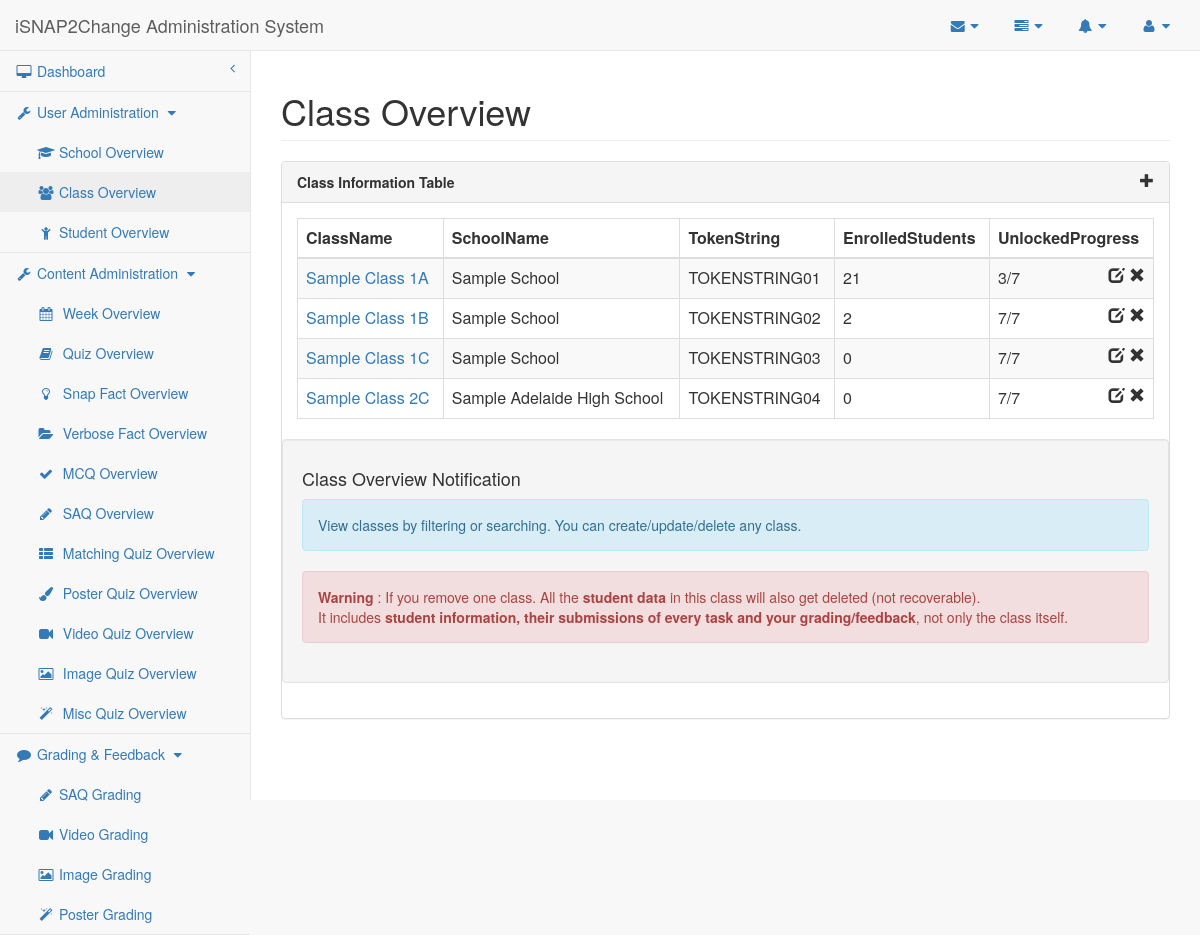
The page /researcher/class.php?schoolID=2 on the database its author committed.
### tables this page shows
CREATE TABLE IF NOT EXISTS `Class` (
    ClassID MEDIUMINT AUTO_INCREMENT,
    ClassName VARCHAR(190) NOT NULL UNIQUE,
    SchoolID MEDIUMINT NOT NULL,
    TokenString VARCHAR(100) NOT NULL UNIQUE,
     
    UnlockedProgress MEDIUMINT NOT NULL DEFAULT 10,
    CONSTRAINT Class_ClassID_PK PRIMARY KEY (ClassID),
    CONSTRAINT Class_SchoolID_FK FOREIGN KEY (SchoolID)
        REFERENCES School (SchoolID)
        ON DELETE CASCADE ON UPDATE CASCADE
);

CREATE TABLE IF NOT EXISTS `School` (
    SchoolID MEDIUMINT AUTO_INCREMENT,
    SchoolName VARCHAR(190) UNIQUE,
    CONSTRAINT School_SchoolID_PK PRIMARY KEY (SchoolID)
);

### mysql-lib.php (called while the page is built, shortened)
<?php
function getClasses(PDO $conn)
{
    return getRecords($conn, "Class", array("School"));
}
function getStudentNum(PDO $conn)
{
    $studentNumSql = "SELECT count(*) AS Count, ClassID
                   FROM   Student NATURAL JOIN Class
                   GROUP BY ClassID";
    $studentNumQuery = $conn->prepare($studentNumSql);
    $studentNumQuery->execute();
    $studentNumResult = $studentNumQuery->fetchAll(PDO::FETCH_OBJ);
    return $studentNumResult;
}
function getMaxWeek(PDO $conn)
{
    $weekSql = "SELECT MAX(Week) AS WeekNum FROM Quiz";
    $weekQuery = $conn->prepare($weekSql);
    $weekQuery->execute();
    $weekResult = $weekQuery->fetch(PDO::FETCH_OBJ);
    return $weekResult;
}
function getRecords(PDO $conn, $tableName, array $joinTables = null)
{
    $tableSql = "SELECT * FROM " . $tableName;
    if ($joinTables != null) {
        foreach ($joinTables as $joinTable) {
            $tableSql .= " NATURAL JOIN " . $joinTable;
        }
    }
    $tableQuery = $conn->prepare($tableSql);
    $tableQuery->execute();
    $tableResult = $tableQuery->fetchAll(PDO::FETCH_OBJ);
    return $tableResult;
}
?>

### researcher/class.php (the view, shortened to what this page needs)
<?php
require_once("../mysql-lib.php");
require_once("researcher-lib.php");
try {
    $conn = db_connect();
} catch (Exception $e) {
    debug_err($e);
}
try {
    $weekResult = getMaxWeek($conn);
    $classResult = getClasses($conn);
    $studentNumResult = getStudentNum($conn);
} catch (Exception $e) {
    debug_err($e);
}
?>
<!DOCTYPE html>
<html lang="en">
<?php require_once('header-lib.php'); ?>
<body>
<div id="wrapper">
    <?php require_once('navigation.php'); ?>
    <div id="page-wrapper">
        <div class="row">
            <div class="col-lg-12">
                <h1 class="page-header">Class Overview</h1>
            </div>
        </div>
        <div class="row">
            <div class="col-lg-12">
                <div class="panel panel-default">
                    <div class="panel-heading">
                        Class Information Table <span class="glyphicon glyphicon-plus pull-right" data-toggle="modal"
                                                      data-target="#dialog"></span>
                    </div>
                    <div class="panel-body">
                        <div class="dataTable_wrapper">
                            <table class="table table-striped table-bordered table-hover" id="datatables">
                                <?php require_once('table-head.php'); ?>
                                <tbody>
                                <?php for ($i = 0; $i < count($classResult); $i++) { ?>
                                    <tr class="<?php if ($i % 2 == 0) {
                                        echo "odd";
                                    } else {
                                        echo "even";
                                    } ?>">
                                        <td>
                                            <a href="student.php?classID=<?php echo $classResult[$i]->ClassID ?>"><?php echo $classResult[$i]->ClassName ?></a>
                                        </td>
                                        <td><?php echo $classResult[$i]->SchoolName ?></td>
                                        <td><?php echo $classResult[$i]->TokenString ?></td>
                                        <td><?php $count = 0;
                                            for ($j = 0; $j < count($studentNumResult); $j++) {
                                                if ($studentNumResult[$j]->ClassID == $classResult[$i]->ClassID) $count = $studentNumResult[$j]->Count;
                                            }
                                            echo $count; ?></td>
                                        <td><?php echo min($classResult[$i]->UnlockedProgress, $weekResult->WeekNum) . "/" . $weekResult->WeekNum ?>
                                            <span class="glyphicon glyphicon-remove pull-right"
                                                  aria-hidden="true"></span><span class="pull-right" aria-hidden="true">&nbsp;</span><span
                                                class="glyphicon glyphicon-edit pull-right" data-toggle="modal"
                                                data-target="#dialog" aria-hidden="true"></span></td>
                                    </tr>
                                <?php } ?>
                                </tbody>
                            </table>
                        </div>
                        <div class="well row">
                            <h4>Class Overview Notification</h4>
                            <div class="alert alert-info">
                                <p>View classes by filtering or searching. You can create/update/delete any class.</p>
                            </div>
                            <div class="alert alert-danger">
                                <p><strong>Warning</strong> : If you remove one class. All the <strong>student
                                        data</strong> in this class will also get deleted (not recoverable).</p> It
                                includes <strong>student information, their submissions of every task and your
                                    grading/feedback</strong>, not only the class itself.
                            </div>
                        </div>
                    </div>
                </div>
            </div>
        </div>
    </div>
</div>
<?php require_once('sb-admin-lib.php'); ?>
</body>
</html>

### sb-admin/css/sb-admin-2.css (style rules this page uses)
body { background-color: #f8f8f8; }
#wrapper { width: 100%; }
#page-wrapper { padding: 0 15px; min-height: 568px; background-color: #fff; }
@media (min-width:768px) { #page-wrapper { position: inherit; margin: 0 0 0 250px; padding: 0 30px; border-left: 1px solid #e7e7e7; } }

### researcher/header-lib.php (style rules this page uses)
.panel-heading { font-weight: bold; }

### rows shown on the page
class: ClassName "Sample Class 1A", SchoolID.SchoolName "Sample School", TokenString "TOKENSTRING01", count "21", UnlockedProgress "3", WeekNum "7"
class: ClassName "Sample Class 1B", SchoolID.SchoolName "Sample School", TokenString "TOKENSTRING02", count "2", WeekNum "7"
class: ClassName "Sample Class 1C", SchoolID.SchoolName "Sample School", TokenString "TOKENSTRING03", count "0", WeekNum "7"
class: ClassName "Sample Class 2C", SchoolID.SchoolName "Sample Adelaide High School", TokenString "TOKENSTRING04", count "0", WeekNum "7"

### other values the page prints
$userAdminPageArr[$i] "School"
$userAdminPageArr[$i] "Class"
$userAdminPageArr[$i] "Student"
$contentAdminPageArr[$i] "Week"
$contentAdminPageArr[$i] "Quiz"
$contentAdminPageArr[$i] "Snap Fact"
$contentAdminPageArr[$i] "Verbose Fact"
$contentAdminPageArr[$i] "MCQ"
$contentAdminPageArr[$i] "SAQ"
$contentAdminPageArr[$i] "Matching"
$contentAdminPageArr[$i] "Poster"
$contentAdminPageArr[$i] "Video"
$contentAdminPageArr[$i] "Image"
$contentAdminPageArr[$i] "Misc"
$gradingPageArr[$i] "SAQ Grading"
